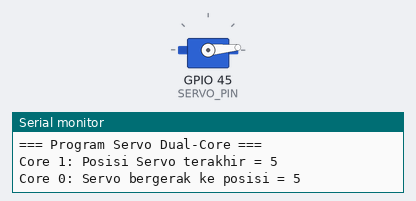
Recording of a sketch running on a simulated ESP32. Shown: servo, the last lines printed to the serial monitor.

Above: at 1.05 s.
At 1.85 s:
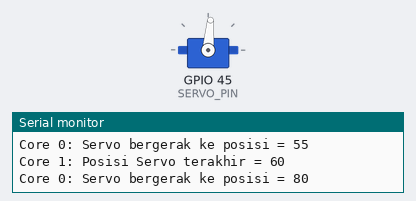
At 2.7 s:
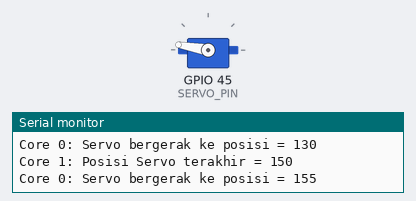
At 4.4 s:
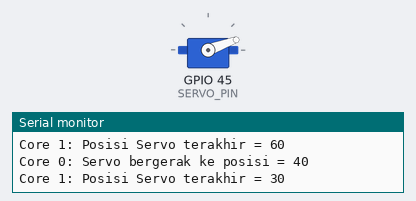
Timing chart, 0 to 9.3 s (numbered marks = the images above):
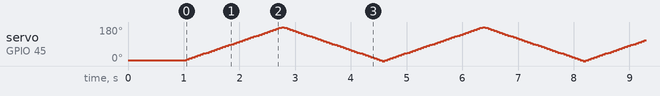

The sketch:

Servo_test.ino
```cpp
#include <Arduino.h>
#include <ESP32Servo.h>

#define SERVO_PIN 45

Servo myServo;

TaskHandle_t TaskCore0;
TaskHandle_t TaskCore1;

volatile int servoPos = 0;   // posisi servo bersama antar-core
volatile bool arahNaik = true;

// ================= TASK CORE 0: Gerakkan Servo =================
void taskCore0(void *pvParameters) {
  myServo.attach(SERVO_PIN); // attach di dalam task
  myServo.write(0);

  for (;;) {
    if (arahNaik) {
      servoPos += 5;
      if (servoPos >= 180) arahNaik = false;
    } else {
      servoPos -= 5;
      if (servoPos <= 0) arahNaik = true;
    }

    myServo.write(servoPos);  // update posisi servo

    // log Core 0 dibatasi agar tidak terlalu sering
    static unsigned long lastPrint = 0;
    if (millis() - lastPrint > 200) {
      Serial.print("Core 0: Servo bergerak ke posisi = ");
      Serial.println(servoPos);
      lastPrint = millis();
    }

    vTaskDelay(50 / portTICK_PERIOD_MS);  // kecepatan gerak servo
  }
}

// ================= TASK CORE 1: Tampilkan Posisi =================
void taskCore1(void *pvParameters) {
  for (;;) {
    Serial.print("Core 1: Posisi Servo terakhir = ");
    Serial.println(servoPos);
    vTaskDelay(300 / portTICK_PERIOD_MS);
  }
}

void setup() {
  Serial.begin(115200);
  delay(1000);
  Serial.println("=== Program Servo Dual-Core ===");

  // Task Core 0: gerakkan servo
  xTaskCreatePinnedToCore(
    taskCore0,
    "TaskCore0",
    4096, // tingkatkan stack size untuk servo
    NULL,
    1,
    &TaskCore0,
    0
  );

  // Task Core 1: tampilkan posisi
  xTaskCreatePinnedToCore(
    taskCore1,
    "TaskCore1",
    2048,
    NULL,
    1,
    &TaskCore1,
    1
  );
}

void loop() {
  // Kosong, semua kerja di task FreeRTOS
}
```
